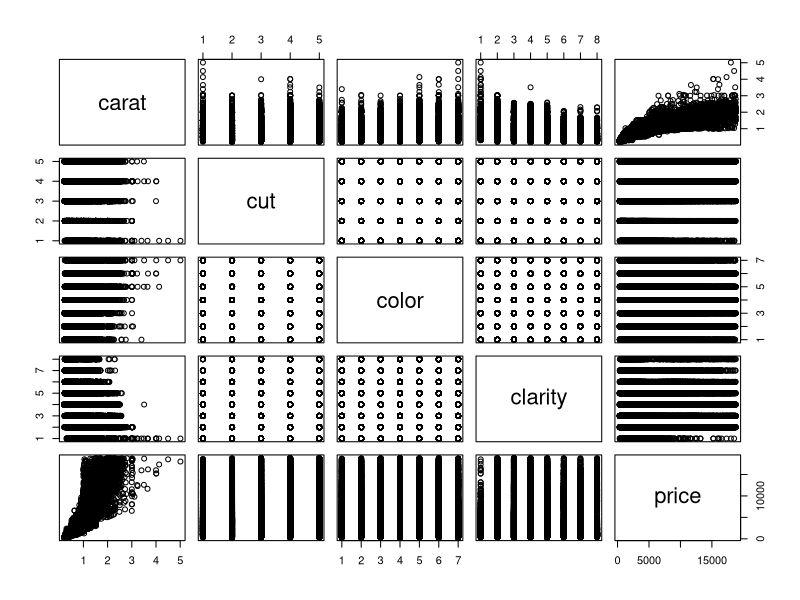

This chart was generated by the following R code:
## ---- chunk 1
knitr::opts_chunk$set(echo = FALSE)
library(ggplot2)

## ---- chunk 2
data(diamonds)
plot(diamonds[,c(1:4,7)])
